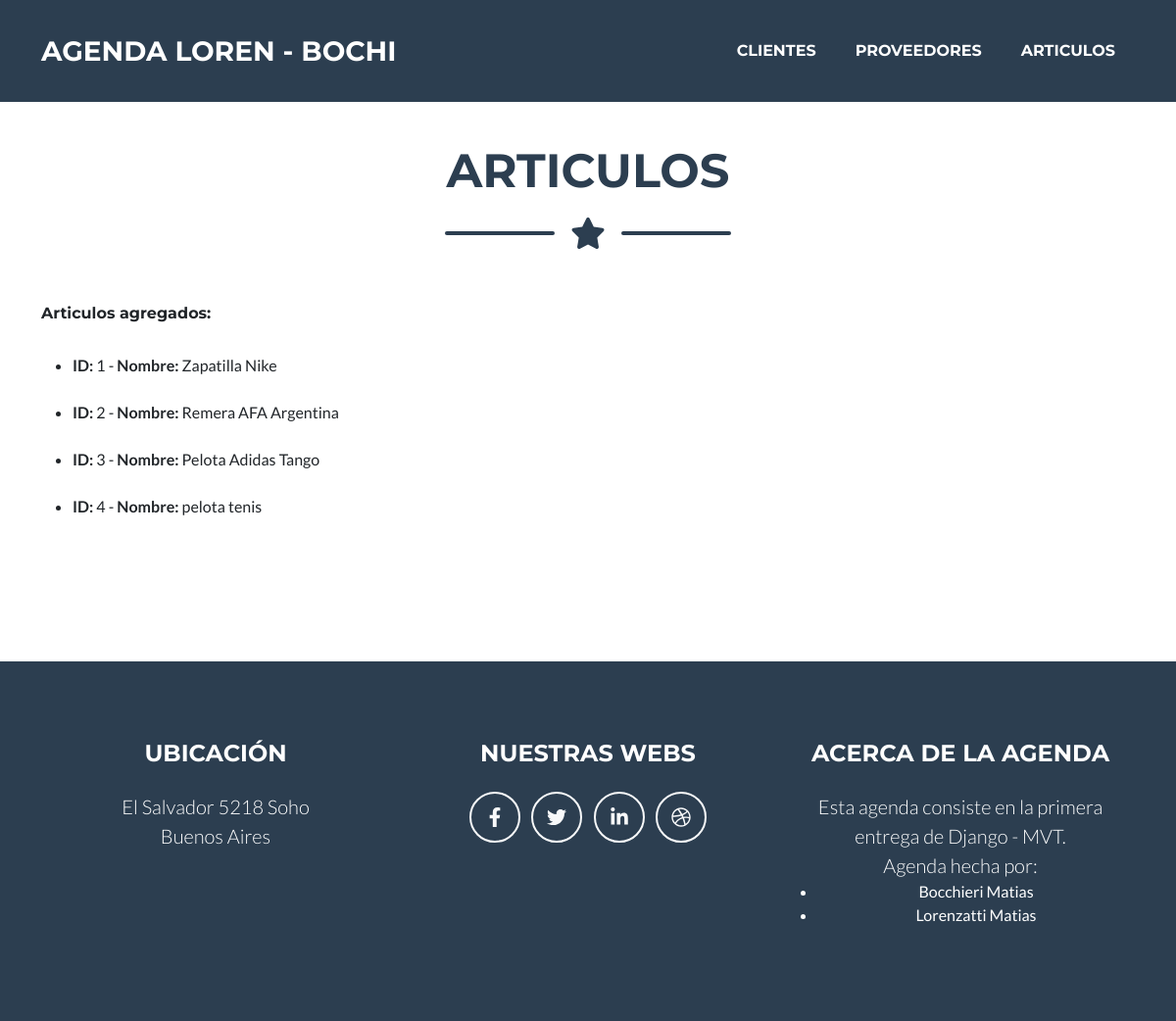
The page /app_agenda/articulos/ on the database as committed earlier.
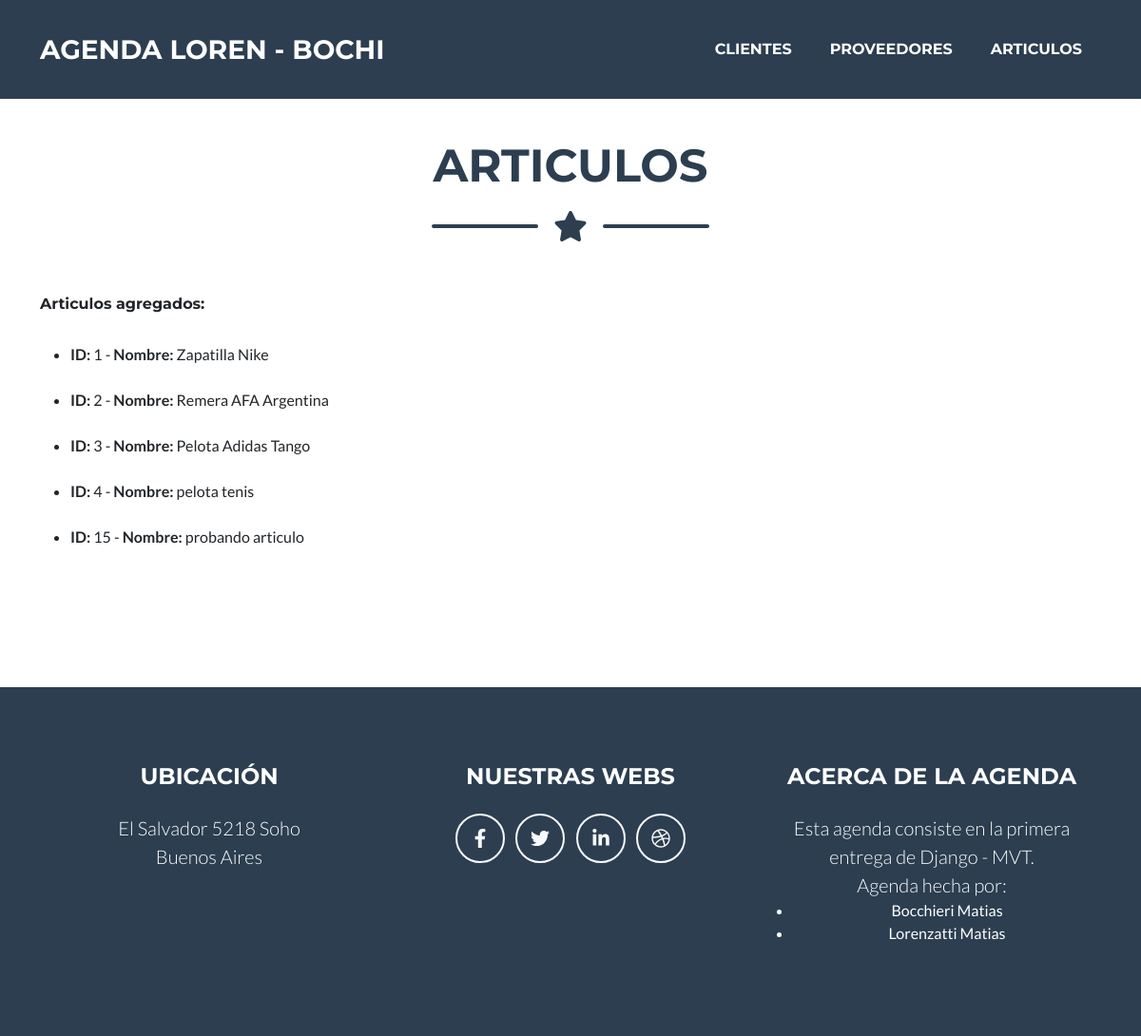
The same page on the database as committed later.
### app_agenda/models.py (models this page shows, shortened)
class Articulos(models.Model):
    id_articulo = models.IntegerField(unique=True)
    nombre = models.CharField(max_length=100)
    precio = models.FloatField()

### app_agenda/views.py (the view)
# urls.py: path("articulos/", views.articulos, name="articulos"),
def articulos(request):
    query = Articulos.objects.all()
    articulos_db = {"articulos": query}
    plantilla = loader.get_template("app_agenda/articulos.html")
    doc = plantilla.render(articulos_db)
    return HttpResponse(doc)

### app_agenda/templates/app_agenda/articulos.html
{% extends "app_agenda/base.html" %}
{% load static %}
{% block articulos %}
<br>
<br>
<section class="page-section portfolio">
    <div class="container">
        <h2 class="page-section-heading text-center text-uppercase text-secondary mb-0">Articulos</h2>
        <div class="divider-custom">
            <div class="divider-custom-line"></div>
            <div class="divider-custom-icon"><i class="fas fa-star"></i></div>
            <div class="divider-custom-line"></div>
    </div>
    <br>
    <h1>Articulos agregados:</h1>
    <br>
    <ul>
        {% for x in articulos %}
            <li><b>ID:</b> {{x.id_articulo}}   -   <b>Nombre:</b> {{x.nombre}}</li>
            <br>
        {% endfor %}
    </ul>
</section>
{% endblock articulos %}

Rows that differ between the two databases and show on the page:
added Articulos: id_articulo "15", nombre "probando articulo"
